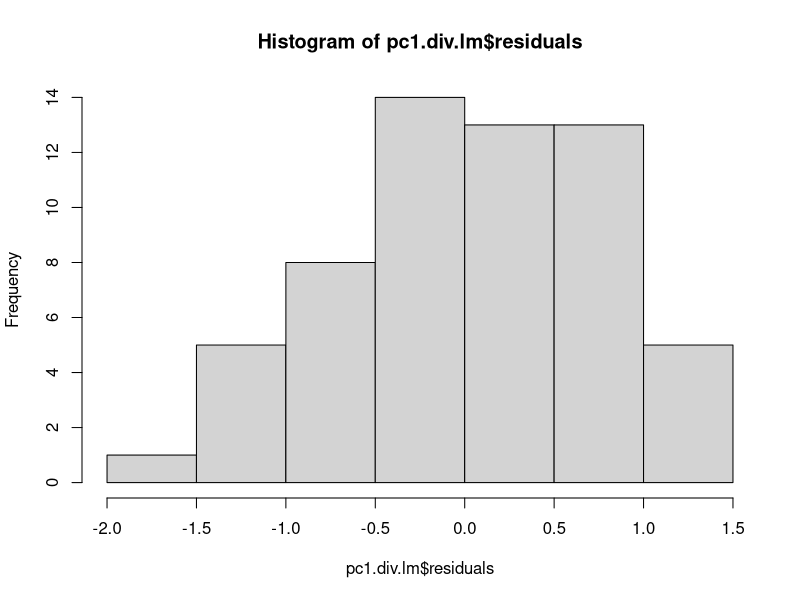
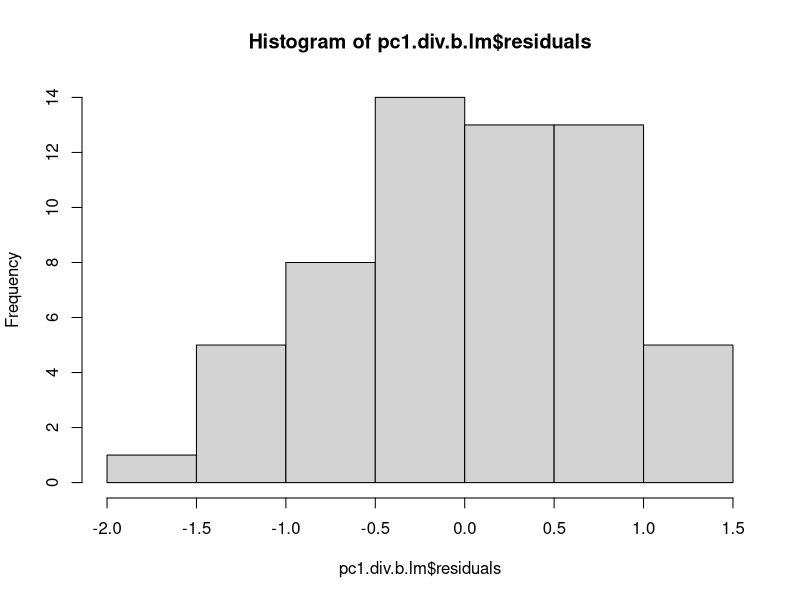

Generate these figures, in order, with R: (Note: this script raises an error after producing the figures.)
## Script written to assess variation in soil traits (nutrients, fungal 
## communities, and bacterial communities) in mottes.
## Written by Dr. Elizabeth Bowman, May 19, 2025
## eabowman@utexas.edu
## 
## Here, I am assessing how the distinct soil characteristics and plant
## communities found in grasslands structures soil microbial communities
## (fungi and bacteria) and to what extent does invasion by Guinea grass
## and disturbance alter these patterns.

## 0. Collinearity of explanatory variables
## 1. Soil characteristics
## 2. Fungi
## 3. Bacteria
## 4. Structural equation model

fung.g <- read.csv('data/data.fungal.Grasslands.csv')
bac.g <- read.csv('data/data.bacterial.Grasslands.csv')
div.soil.g <- read.csv('data/data.diversity.Grasslands.csv')

# Change plot from block + treatment to just a plot number
## Diversity data
# Remove the first character (block number)
plot_code <- substring(div.soil.g$plot, 2)

# Convert treatments to numbers
div.soil.g$plot_num <- as.integer(factor(plot_code,
                                       levels = c("DGN", "DMN", "UGN", "UMN",
                                                  "DGL", "DML", "UGL", "UML")))

## Fungal data
# Remove the first character (block number)
plot_code <- substring(fung.g$plot, 2)

# Convert treatments to numbers
fung.g$plot_num <- as.integer(factor(plot_code,
                                       levels = c("DGN", "DMN", "UGN", "UMN",
                                                  "DGL", "DML", "UGL", "UML")))

## Bacterial data
# Remove the first character (block number)
plot_code <- substring(bac.g$plot, 2)

# Convert treatments to numbers
bac.g$plot_num <- as.integer(factor(plot_code,
                                       levels = c("DGN", "DMN", "UGN", "UMN",
                                                  "DGL", "DML", "UGL", "UML")))


# 0. Assess collinearity of data ----

## rcorr ----
cor.data <- fung.g[, c("PC1.soil", "PC2.soil", "MAP", "plant.shannon",
                       "fungal.fisher.alpha", "bacterial.fisher.alpha")]
Hmisc::rcorr(as.matrix(cor.data),
             type = "spearman")

#                        PC1.soil PC2.soil MAP    plant.shannon fungal.fisher.alpha bacterial.fisher.alpha
# PC1.soil                        0.2393   0.5713 0.0000        0.0237              0.0020                
# PC2.soil               0.2393            0.1812 0.7480        0.1352              0.0904                
# MAP                    0.5713   0.1812          0.8060        0.6390              0.0002                
# plant.shannon          0.0000   0.7480   0.8060               0.0189              0.0704                
# fungal.fisher.alpha    0.0237   0.1352   0.6390 0.0189                            0.0560                
# bacterial.fisher.alpha 0.0020   0.0904   0.0002 0.0704        0.0560                       

## Calculate residuals ----

### Fungi
pc1.div.lm <- glm(plant.shannon ~ PC1.soil, data = fung.g)
summary(pc1.div.lm)

shapiro.test(pc1.div.lm$residuals)
hist(pc1.div.lm$residuals)

fung.g$plant.shannon.residuals <- pc1.div.lm$residuals

# fung.g[c(1:23, 1375, 24:1374)] -> fung.g

### Bacteria
pc1.div.b.lm <- glm(plant.shannon ~ PC1.soil, data = bac.g)
summary(pc1.div.b.lm)

shapiro.test(pc1.div.b.lm$residuals)
hist(pc1.div.b.lm$residuals)

bac.g$plant.shannon.residuals <- pc1.div.b.lm$residuals

# bac.g[c(1:23, 5686, 24:5685)] -> bac.g

#--------------------------------------------------------------#
# 1. Soil characteristics----
#--------------------------------------------------------------#

## PCA of soil traits with PC1 and PC2 ----
### Create PCA of soil traits (same traits as used in the Woodland-grassland analysis)
div.soil.g %>%
  mutate(log.C.mgperkg = log(C.mgperkg),
         log.N.mgperkg = log(N.mgperkg),
         log.P.mgperkg = log(P.mgperkg), # not normal even with transf.
         log.Mg.mgperkg = log(Mg.mgperkg),
         log.Mn.mgperkg = log(Mn.mgperkg),
         log.Fe.mgperkg = log(Fe.mgperkg),
         log.K.mgperkg = log(K.mgperkg),
         log.Ca.mgperkg = log(Ca.mgperkg),
         log.pH = log(pH)) %>%
  dplyr::select(Active_C_mgkg.1, log.C.mgperkg, log.N.mgperkg, log.P.mgperkg,
                log.Mg.mgperkg, log.Mn.mgperkg, log.Fe.mgperkg, log.K.mgperkg,
                log.Ca.mgperkg, log.pH) -> PCA.soil

# Standardize data using Z-scores (default method is "standardize")
standardized_data <- decostand(PCA.soil, method = "standardize")

# PCA
PCA.g.soil <- prcomp(standardized_data,
                     center = F, 
                     scale. = F)
summary(PCA.g.soil)
biplot(PCA.g.soil)

### Plot: Vegetation type ----
# Extract loadings for PC1 and PC2
loadings <- as.data.frame(PCA.g.soil$rotation[, 1:2])
loadings$trait <- rownames(loadings)  # Add variable names for labeling
loadings$trait <- c("ActiveC", "C", "N", "P", "Mg", "Mn", "Fe", "K", "Ca", "pH") # Shorten names

# Scale loadings (adjust the multiplier if arrows are too short or too long)
arrow_multiplier <- 5
loadings <- loadings %>%
  mutate(PC1 = PC1 * arrow_multiplier, PC2 = PC2 * arrow_multiplier)

# Function to calculate confidence ellipse
calc_ellipse <- function(x, y, conf = 0.95) {
  ellipse::ellipse(cbind(x, y), level = conf)
}

ggplot(fung.g,
       aes(x = PC1.soil, y = PC2.soil,
           fill = plant.shannon,
           shape = invasion)) +
  geom_point(size = 3, color = "black") +  # black border
  xlab("PC1 (43.4%)") +
  ylab("PC2 (15.8%)") +
  # Add arrows for soil traits
  geom_segment(data = loadings,
               aes(x = 0, y = 0, xend = PC1, yend = PC2),
               arrow = arrow(length = unit(0.2, "cm")),
               color = "black", inherit.aes = FALSE) +
  # Add trait labels
  ggrepel::geom_text_repel(data = loadings,
                           aes(x = PC1, y = PC2, label = trait),
                           color = "black", size = 5,
                           max.overlaps = 20,
                           box.padding = 0.5,
                           point.padding = 0.2,
                           segment.color = "darkred",
                           inherit.aes = FALSE) +
  scale_fill_gradient(low = "white", high = "#905971") +
  scale_shape_manual(values = c(21, 24)) +  # both support fill + border
  labs(fill = "Plant Shannon's\ndiversity",
       shape = "") +
  theme_classic() +
  theme(axis.text = element_text(size = 10, color = 'black'),
        axis.title = element_text(size = 12),
        strip.text.x = element_text(size = 10),
        legend.position = 'right',
        legend.title = element_text(size = 10),
        panel.background = element_rect(fill = "transparent", color = NA),
        plot.background = element_rect(fill = "transparent", color = NA),
        panel.grid.major = element_blank(),
        panel.grid.minor = element_blank()) -> Fig.2a

PC1.lmer <- lmer(PC1.soil ~ plant.shannon + (1 | block/plot),
              data = fung.g)
summary(PC1.lmer)

plot(PC1.lmer)
shapiro.test(residuals(PC1.lmer))

ggplot(fung.g, aes(x = plant.shannon,
                   y = PC1.soil)) +
  geom_point(size = 3, shape = 21, color = 'black', fill = '#905971') +
  geom_smooth(method = "lm", se = FALSE, color = 'darkgrey') +
  labs(y = 'Soil PC1 (43.4%)',
       x = "Plant Shannon's diversity" ) +
  theme_classic() +
  theme(axis.title = element_text(size = 12),
        axis.text.y = element_text(size = 10,
                                   color = 'black'),
        axis.text.x = element_text(size = 10,
                                   color = 'black'),
        legend.position = 'right',
        panel.background = element_rect(fill = "transparent", color = NA),
        plot.background = element_rect(fill = "transparent", color = NA),
        panel.grid.major = element_blank(),
        panel.grid.minor = element_blank()) -> Fig.2b

## PC2 of soil traits ----
PC2.lmer <- lmer(PC2.soil ~ plant.shannon + (1 | block/plot),
             data = fung.g)
summary(PC2.lmer)

plot(PC2.lmer)
shapiro.test(residuals(PC2.lmer))

## Enzymatic activity ----

### Beta galactosidase ----
beta.lmer <- lmer(log.beta ~ fungal.fisher.alpha + bacterial.fisher.alpha +
                plant.shannon.residuals + PC1.soil + (1 | block/plot),
               data = fung.g)
summary(beta.lmer)

plot(beta.lmer)
shapiro.test(residuals(beta.lmer))

### Nag----

nag.lmer <- lmer(log.nag ~ fungal.fisher.alpha + bacterial.fisher.alpha +
                 plant.shannon.residuals + PC1.soil + (1 | block/plot),
              data = fung.g)
summary(nag.lmer)

plot(nag.lmer)
shapiro.test(residuals(nag.lmer))

### Phos----
hist(sqrt(fung.g$Phos_umolgSOC.1h.1))
shapiro.test(sqrt(fung.g$Phos_umolgSOC.1h.1))
mutate(fung.g, sqrt.Phos = sqrt(Phos_umolgSOC.1h.1)) -> fung.g

phos.lmer <- lmer(sqrt.Phos ~ fungal.fisher.alpha + bacterial.fisher.alpha +
                 plant.shannon.residuals + PC1.soil + (1 | block/plot),
              data = fung.g)
summary(phos.lmer)

plot(phos.lmer)
shapiro.test(residuals(phos.lmer))

# 2. Fungi ----

## Species richness and diversity ----

# Check normality
hist(div.soil.g$fungal.spec.richness)
shapiro.test(div.soil.g$fungal.spec.richness)  
hist(div.soil.g$fungal.fisher.alpha)
shapiro.test(div.soil.g$fungal.fisher.alpha)  

### OTU richness: normal ----
hist(fung.g$fungal.spec.richness)
shapiro.test(fung.g$fungal.spec.richness)

fung.sr.lmer <- lmer(fungal.spec.richness ~ plant.shannon.residuals + PC1.soil + (1 | block/plot),
                 data = fung.g)
summary(fung.sr.lmer)

plot(fung.sr.lmer)
shapiro.test(residuals(fung.sr.lmer))
qqnorm(residuals(fung.sr.lmer))
qqline(residuals(fung.sr.lmer))
hist(residuals(fung.sr.lmer))

ggplot(fung.g, aes(x = PC1.soil,
                   y = fungal.spec.richness)) +
  geom_point(size = 3, shape = 21, fill = '#905971', color = 'black') +
  geom_smooth(method = "lm", se = FALSE, color = 'darkgrey') +
  ylab("Fungal OTU richness") +
  xlab("PC1 soil (43.4%)") +
  theme_classic() +
  theme(axis.title = element_text(size = 12),
        axis.text.y = element_text(size = 10,
                                   color = 'black'),
        axis.text.x = element_text(size = 10,
                                   color = 'black'),
        legend.position = 'right',
        panel.background = element_rect(fill = "transparent", color = NA),
        plot.background = element_rect(fill = "transparent", color = NA),
        panel.grid.major = element_blank(),
        panel.grid.minor = element_blank()) 

### Fisher's alpha: normal ----
### Fine
hist(fung.g$fungal.fisher.alpha)
shapiro.test(fung.g$fungal.fisher.alpha)

fung.div.lmer <- lmer(fungal.fisher.alpha ~ plant.shannon.residuals + PC1.soil + (1 | block/plot),
                   data = fung.g)
summary(fung.div.lmer)

plot(fung.div.lmer)
shapiro.test(residuals(fung.div.lmer))
qqnorm(residuals(fung.div.lmer))
qqline(residuals(fung.div.lmer))
hist(residuals(fung.div.lmer))

## NMDS and PERMANOVA: Fungi ----
# isolate fungal community data
fung.comm <- dplyr::select(fung.g, starts_with('Otu'))
# Remove singletons
fung.comm <- fung.comm[colSums(fung.comm) > 1]

### PERMANOVA: Jaccard----
# Constrains permutations to blocks (aka pastures)
perm <- how(nperm = 199)
setBlocks(perm) <- with (fung.g, block)

# fine
fung.jac.adonis <- adonis2(fung.comm ~ PC1.soil * plant.shannon.residuals + PCNM1,
                          method = 'jaccard',
                          by = 'terms',
                          data = fung.g,
                          permutations = perm)

fung.jac.adonis.df <- as.data.frame(fung.jac.adonis)
write.csv(fung.jac.adonis.df, 'results/Table3_Fungal_JaccardPERMANOVA_Grasslands.csv',
          row.names = T)

### NMDS: Jaccard ----
# create distance matrix
jacc.dist <- vegdist(fung.comm, method = 'jaccard', binary = T)

# GGplot: Jaccard
jacc.mds <- metaMDS(jacc.dist, dist = 'bray',
                    try = 1000, trymax = 1000)
jacc.stress <- jacc.mds$stress

# format data for plot
data.scores <- data.frame(NMDS1 = jacc.mds$points[,1],
                          NMDS2 = jacc.mds$points[,2],
                          inv = fung.g$invasion,
                          dist = fung.g$disturbance,
                          MAP = fung.g$MAP,
                          soil = fung.g$PC1.soil,
                          plant.div = fung.g$plant.shannon.residuals,
                          geo.dist = fung.g$PCNM1)

ggplot() + 
  geom_point(data = data.scores, aes(x = NMDS1,
                                     y = NMDS2,
                                     fill = soil,
                                     shape = inv),
             size = 3, color = 'black') +
  scale_fill_gradient(low = "white", high = "#5A3246") +  
  coord_equal() +
  scale_shape_manual(values = c(21,24)) +
  theme_classic() +
  labs(shape = "",
       fill = "Soil PC1") +  
  guides(shape = 'none') +
  theme(axis.text = element_text(size = 10,
                                 colour = 'black'),
        axis.title = element_text(size = 12),
        legend.position = 'right',
        legend.title = element_text(size = 10),
        panel.background = element_rect(fill = "transparent", color = NA),
        plot.background = element_rect(fill = "transparent", color = NA),
        panel.grid.major = element_blank(),
        panel.grid.minor = element_blank()) -> Fig.2d

### PERMANOVA: Morisita-Horn ----
# Constrains permutations to blocks (aka pastures)
perm <- how(nperm = 199)
setBlocks(perm) <- with (fung.g, block)

# fine
fung.horn.adonis <- adonis2(fung.comm ~ PC1.soil * plant.shannon.residuals + PCNM1,
                          method = 'horn',
                          by = 'terms',
                          data = fung.g,
                          permutations = perm)

fung.horn.adonis.df <- as.data.frame(fung.horn.adonis)
write.csv(fung.horn.adonis.df,
          'results/Table3_Fungal_MorisitaHornPERMANOVA_Grasslands.csv',
          row.names = T)

### NMDS: Morisita-Horn ----
# create distance matrix
horn.dist <- vegdist(fung.comm, method = 'horn', binary = F)

# GGplot: Jaccard
horn.mds <- metaMDS(horn.dist, dist = 'bray',
                    try = 1000, trymax = 1000)
horn.stress <- horn.mds$stress

# format data for plot
data.scores <- data.frame(NMDS1 = horn.mds$points[,1],
                          NMDS2 = horn.mds$points[,2],
                          inv = fung.g$invasion,
                          dist = fung.g$disturbance,
                          MAP = fung.g$MAP,
                          soil = fung.g$PC1.soil,
                          plant.div = fung.g$plant.shannon.residuals,
                          geo.dist = fung.g$PCNM1)

# This figure is created using plots from this script (Fig.S6a and S6c), as 
# well as plots form the 3.analysisWoodyPatches.R script. 
Fig.S6a <- ggplot() + 
  geom_point(data = data.scores, aes(x = NMDS1,
                                     y = NMDS2,
                                     color = soil,
                                     shape = inv),
             size = 3) +
  #scale_fill_manual(values = c('darkblue', 'lightblue')) + # for invasion
  scale_color_viridis() +
  coord_equal() +
  labs(color = "Soil PC1",
       shape = "") +
  theme_classic() +
  theme(axis.text = element_text(size = 10,
                                 colour = 'black'),
        axis.title = element_text(size = 12),
        legend.position = 'bottom',
        legend.title = element_text(size = 10),
        panel.background = element_rect(fill = "transparent", color = NA),
        plot.background = element_rect(fill = "transparent", color = NA),
        panel.grid.major = element_blank(),
        panel.grid.minor = element_blank())


# 3. Bacteria ----

## Be sure to run the section "Combine soil data and div data, add PC1
## of soil data" above under 2. Fungi section

## Species richness and diversity ----
# Check normality
hist(div.soil.g$bacterial.spec.richness)
shapiro.test(div.soil.g$bacterial.spec.richness)  
hist(div.soil.g$bacterial.fisher.alpha)
shapiro.test(div.soil.g$bacterial.fisher.alpha)  

### Species richness ----
hist(bac.g$bacterial.spec.richness)
shapiro.test(bac.g$bacterial.spec.richness)

bac.sr.lmer <- lmer(bacterial.spec.richness ~ plant.shannon.residuals + PC1.soil + (1 | block/plot),
                data = bac.g)
summary(bac.sr.lmer)

plot(bac.sr.lmer)
shapiro.test(residuals(bac.sr.lmer))
qqnorm(residuals(bac.sr.lmer))
qqline(residuals(bac.sr.lmer))
hist(residuals(bac.sr.lmer))

### Fisher's alpha ----
### Fine
hist(bac.g$bacterial.fisher.alpha)
shapiro.test(bac.g$bacterial.fisher.alpha)

bac.div.lmer <- lmer(bacterial.fisher.alpha ~ plant.shannon.residuals + PC1.soil + (1 | block/plot),
                 data = bac.g)
summary(bac.div.lmer)

hist(bac.div.lmer)
shapiro.test(residuals(bac.div.lmer))

ggplot(bac.g, aes(x = PC1.soil,
                  y = bacterial.fisher.alpha)) +
  geom_point(size = 3,  shape = 21, fill = '#905971', color = 'black') +
  geom_smooth(method = "lm", se = FALSE, color = 'darkgrey') +
  ylab("Bacterial Fisher's alpha") +
  xlab("PC1 soil (43.4%)") +
  theme_classic() +
  theme(axis.title = element_text(size = 12),
        axis.text.y = element_text(size = 9,
                                   color = 'black'),
        axis.text.x = element_text(size = 10,
                                   color = 'black'),
        legend.position = 'right',
        legend.title = element_text(size = 10),
        panel.background = element_rect(fill = "transparent", color = NA),
        plot.background = element_rect(fill = "transparent", color = NA),
        panel.grid.major = element_blank(),
        panel.grid.minor = element_blank()) -> Fig.2c

## NMDS and PERMANOVA: Bacteria ----
# isolate fungal community data
bac.comm <- dplyr::select(bac.g, starts_with('Otu'))
# Remove singletons
bac.comm <- bac.comm[colSums(bac.comm) > 10]

### PERMANOVA: Jaccard----
# Constrains permutations to blocks (aka pastures)
perm <- how(nperm = 199)
setBlocks(perm) <- with (bac.g, block)

# fine
bac.jac.adonis <- adonis2(bac.comm ~ PC1.soil * plant.shannon.residuals + PCNM1,
                          method = 'jaccard',
                          by = 'terms',
                          data = bac.g,
                          permutations = perm)

bac.jac.adonis.df <- as.data.frame(bac.jac.adonis)
write.csv(bac.jac.adonis.df,
          'results/Table3_Bacterial_JaccardPERMANOVA_Grasslands.csv',
          row.names = T)

### NMDS: Jaccard ----
# create distance matrix
jacc.dist <- vegdist(bac.comm, method = 'jaccard', binary = T)

# GGplot: Jaccard
jacc.mds <- metaMDS(jacc.dist, dist = 'bray',
                    try = 1000, trymax = 1000)
jacc.stress <- jacc.mds$stress

# format data for plot
data.scores <- data.frame(NMDS1 = jacc.mds$points[,1],
                          NMDS2 = jacc.mds$points[,2],
                          inv = bac.g$invasion,
                          dist = bac.g$disturbance,
                          soil = bac.g$PC1.soil,
                          MAP = bac.g$MAP,
                          plant.div = bac.g$plant.shannon,
                          geo.dist = bac.g$PCNM1)

# This figure is created using plots from this script (Fig.S6a and S6c), as 
# well as plots form the 3.analysisWoodyPatches.R script. 
Fig.S6c <- ggplot() + 
  geom_point(data = data.scores,
             aes(x = NMDS1,
                 y = NMDS2,
                 color = soil,
                 shape = inv),
             size = 3) +
  #scale_fill_manual(values = c('darkblue', 'lightblue')) + # for invasion
  scale_color_viridis() +
  coord_equal() +
  theme_classic() +
  labs(color = 'Soil PC1',
       shape = "") +
  theme(axis.text = element_text(size = 10,
                                 colour = 'black'),
        axis.title = element_text(size = 12),
        legend.position = 'none',
        panel.background = element_rect(fill = "transparent", color = NA),
        plot.background = element_rect(fill = "transparent", color = NA),
        panel.grid.major = element_blank(),
        panel.grid.minor = element_blank())

### PERMANOVA: Morisita-Horn ----
# Constrains permutations to blocks (aka pastures)
perm <- how(nperm = 199)
setBlocks(perm) <- with(bac.g, block)

# fine
bac.horn.adonis <- adonis2(bac.comm ~ PC1.soil * plant.shannon.residuals + PCNM1,
                          method = 'horn',
                          by = 'terms',
                          data = bac.g,
                          permutations = perm)

bac.horn.adonis.df <- as.data.frame(bac.horn.adonis)
write.csv(bac.horn.adonis.df,
          'results/Table3_Bacterial_MorisitaHornPERMANOVA_Grasslands.csv',
          row.names = T)

### NMDS: Morisita-Horn ----
# create distance matrix
horn.dist <- vegdist(bac.comm, method = 'horn', binary = F)

# GGplot: Jaccard
horn.mds <- metaMDS(horn.dist, dist = 'bray',
                    try = 1000, trymax = 1000)
horn.stress <- horn.mds$stress

# format data for plot
data.scores <- data.frame(NMDS1 = horn.mds$points[,1],
                          NMDS2 = horn.mds$points[,2],
                          sample = bac.g$sample,
                          inv = bac.g$invasion,
                          dist = bac.g$disturbance,
                          MAP = bac.g$MAP,
                          soil = bac.g$PC1.soil,
                          plant.div = bac.g$plant.shannon,
                          geo.dist = bac.g$PCNM1)

ggplot() + 
  geom_point(data = data.scores, aes(x = NMDS1,
                                     y = NMDS2,
                                     fill = soil,
                                     shape = inv),
             size = 3, color = 'black') +
  scale_fill_gradient(low = "white", high = "#5A3246") +  
  coord_equal() +
  scale_shape_manual(values = c(21,24)) +
  theme_classic() +
  labs(shape = '',
       fill = 'Soil PC1') +
  theme(axis.text = element_text(size = 10,
                                 colour = 'black'),
        axis.title = element_text(size = 12),
        legend.position = 'none',
        panel.background = element_rect(fill = "transparent", color = NA),
        plot.background = element_rect(fill = "transparent", color = NA),
        panel.grid.major = element_blank(),
        panel.grid.minor = element_blank()) -> Fig.2e

# Generate Figure 2 ----
((Fig.2a) / 
  (Fig.2b | Fig.2c) /
  (Fig.2d | Fig.2e)) +
    plot_layout(heights = c(1.3, 1, 1),
                guides = 'collect') + 
  plot_annotation(tag_levels = "a") -> Fig.2

ggsave("figures/Figure2.jpg",
       plot = Fig.2,
       width = 10, height = 10,
       device = 'jpg',
       dpi = 600)

# 4. Structural equation model ----

## Read in data from above ----
sem.data <- read.csv('data/data.SEM.Grassland.csv')

# Scale continuous variables prior to analysis
sem.data.scaled <- sem.data

vars <- c("plant.shannon",
          "PC1.soil",
          "bacterial.fisher.alpha",
          "horn.b.nmds1",
          "jacc.f.nmds1")

sem.data.scaled[vars] <- lapply(sem.data.scaled[vars], scale)

## Define the model ----
sem_model_grassland <- '
# Plant diversity affects soil
PC1.soil ~ a*plant.shannon

# Soil affects bacteria
bacterial.fisher.alpha ~ b*PC1.soil

# Soil and plants affect bacterial community
horn.b.nmds1 ~ c*PC1.soil + d*plant.shannon

# Soil and plants affect fungal community
jacc.f.nmds1 ~ e*PC1.soil + f*plant.shannon

# indirect effects
indirect_bacteria := a*b

# residual covariance
horn.b.nmds1 ~~ jacc.f.nmds1

'

## Fit the model ----
fit <- sem(sem_model_grassland, data = sem.data.scaled)
summary(fit, fit.measures = TRUE, standardized = TRUE, rsquare = TRUE)

# inspect residuals
residuals(fit, type = "standardized")


## Visualize SEM ----
graph_sem(fit,
          shape = T,
          stand = T)

labels = list(#invasion = "Invasion",
           plant.shannon = "Plant diversity",
           PC1.soil = "Soil PC1",
           bacterial.fisher.alpha = "Bacterial diversity",
           jacc.f.nmds1 = "Fungal\ncomm. composition",
           horn.b.nmds1 = "Bacterial\ncomm. composition")

lavaanPlot(model = fit,
           labels = labels,
           stand = T,
           coefs = T,
           covs = F,
           sig = 0.05,
           node_options = list(shape = "box",
                               fontname = "Helvetica"),
           edge_options = list(color = "darkgrey"),
           stars = c('regress'))

# Remove all objects from environment except Appendix 2: Fig. S6a and S6c which
# will be needed in the 3.analysisWoodyPatches.R script to finish the figure.

env.obj <- data.frame(objects = ls())
env.obj %>% filter(!objects %in% c('Fig.S6a','Fig.S6c','Fig.S6b','Fig.S6d')) -> env.obj.remove

rm(list = env.obj.remove$objects)
